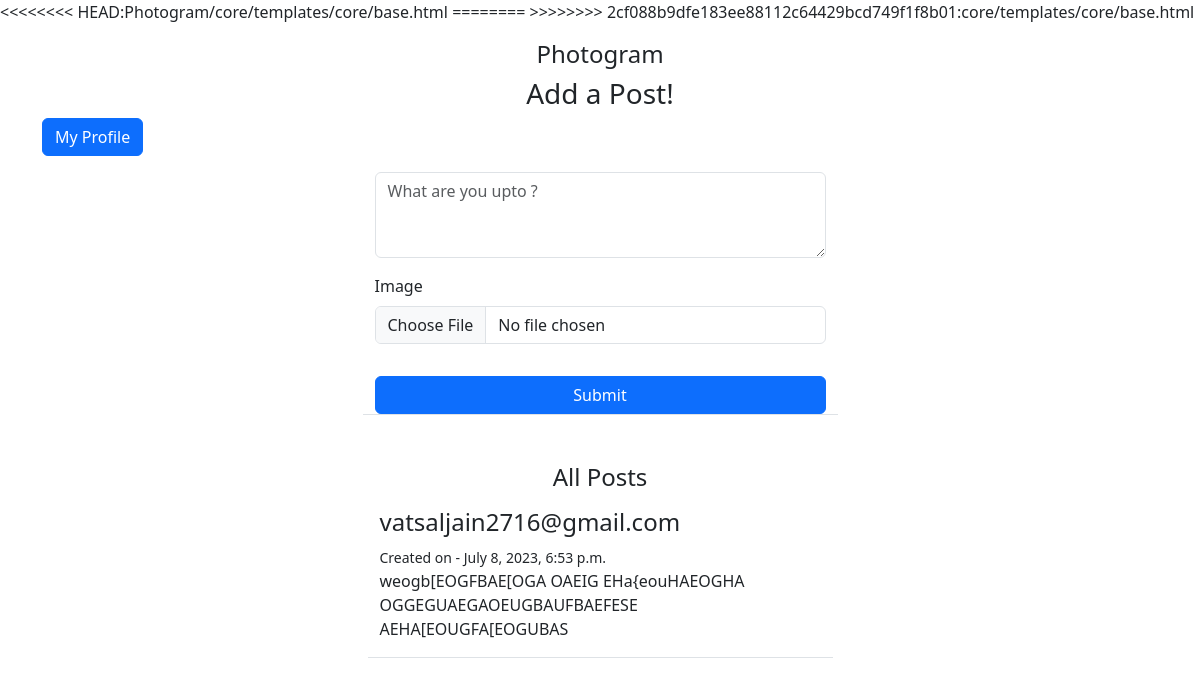
Page /socialfeed/ (signed in) on the committed database.
### socialfeed/models.py (models this page shows)
class Post(models.Model):
    body = models.TextField()
    image = models.ImageField(upload_to='post_photos',blank=True, null=True)
    created_on = models.DateTimeField(default=timezone.now)
    author = models.ForeignKey(User,on_delete=models.CASCADE)
    likes = models.ManyToManyField(User,blank=True,related_name='likes')
    dislikes = models.ManyToManyField(User,blank=True,related_name='dislikes')
    class Meta:
        app_label='socialfeed' # for mentioning inside INSTALLED_APPS

### socialfeed/views.py (the view, shortened to what this page needs)
# urls.py: path('',PostList.as_view(),name='post-list'), # directing to post_feed at localhost:{port}/socialfeed
class PostList(LoginRequiredMixin,View):
    def get(self,request,*args,**kwargs): # this function lists the views in the post feed
        logged_in_user=request.user
        posts = Post.objects.filter(
            author__profile__followers__in=[logged_in_user.id]
        ).order_by('-created_on')
        form = PostForm()
        context = {
            'posts':posts,
            'form':form
        }
        return render(request,'socialfeed/postlist.html',context)

### socialfeed/forms.py
class PostForm(forms.ModelForm):
    body  =forms.CharField(
        label='',
        widget=forms.Textarea(attrs={
            'rows':'3',
            'placeholder':'What are you upto ?'
        })
    )
    image = forms.ImageField(required=False) # added image field
    class Meta:
        model = Post # connected to Post Model
        fields = ['body','image'] # added image field also

### Photogram/socialfeed/templates/socialfeed/postlist.html (shortened to what this page needs)
{%extends 'core/base.html' %}
{% load crispy_forms_tags %}
{% block content %}
<div class="container">
  <div class="row">
    <h3 class="col-12 d-flex justify-content-center">Add a Post!</h3>
  </div>
  <a href="{% url 'profile' %}" class="btn btn-primary">My Profile</a>
  <div class="row justify-content-center mt-3 mb-5">
    <div class="col-md-5 col-sm-12 border-bottom">
      <form method="POST">
        {% csrf_token %} {{form|crispy}}
        <div class="d-grid gap-2 align-center">
          <button class="btn btn-primary mt-3">Submit</button>
        </div>
      </form>
    </div>
  </div>
  <div class="container mt-3">
    <h4 class="text-center">All Posts</h4>
    {% for post in posts%}
    <div class="row justify-content-center mt-3">
      <div class="col-md-5 col-sm-12 border-bottom position-relative">
        <h4>{{post.author}}</h4>
        <small>Created on - {{post.created_on}}</small>
        <p>{{post.body}}</p>
      </div>
    </div>
    {%endfor%}
  </div>
</div>
{% endblock %}

### rows in the picture
Post: author "vatsaljain2716@gmail.com", created_on "July 8, 2023, 6:53 p.m.", body "weogb[EOGFBAE[OGA OAEIG EHa{eouHAEOGHA OGGEGUAEGAOEUGBAUFBAEFESE AEHA[EOUGFA[EOGUBAS"
